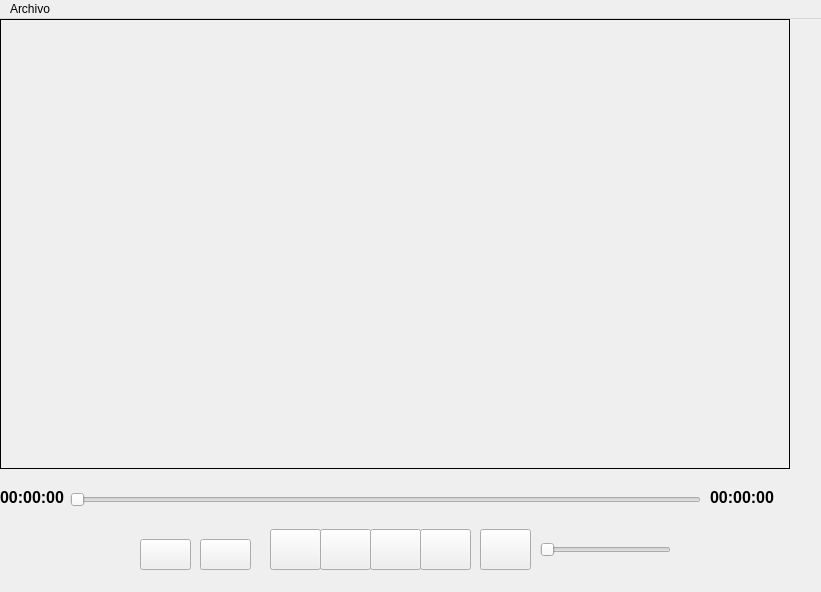
<?xml version="1.0" encoding="UTF-8"?>
<ui version="4.0">
 <class>MainWindow</class>
 <widget class="QMainWindow" name="MainWindow">
  <property name="geometry">
   <rect>
    <x>0</x>
    <y>0</y>
    <width>821</width>
    <height>592</height>
   </rect>
  </property>
  <property name="windowTitle">
   <string>MainWindow</string>
  </property>
  <property name="styleSheet">
   <string notr="true"/>
  </property>
  <widget class="QWidget" name="centralwidget">
   <widget class="QGroupBox" name="groupBox_Video">
    <property name="geometry">
     <rect>
      <x>0</x>
      <y>0</y>
      <width>790</width>
      <height>450</height>
     </rect>
    </property>
    <property name="styleSheet">
     <string notr="true">QGroupBox
{
	border:1px solid black;
}</string>
    </property>
    <property name="title">
     <string/>
    </property>
   </widget>
   <widget class="QPushButton" name="pushButton_Seek_Backward">
    <property name="geometry">
     <rect>
      <x>320</x>
      <y>510</y>
      <width>51</width>
      <height>41</height>
     </rect>
    </property>
    <property name="text">
     <string/>
    </property>
    <property name="autoExclusive">
     <bool>false</bool>
    </property>
   </widget>
   <widget class="QPushButton" name="pushButton_Play_Pause">
    <property name="geometry">
     <rect>
      <x>370</x>
      <y>510</y>
      <width>51</width>
      <height>41</height>
     </rect>
    </property>
    <property name="text">
     <string/>
    </property>
   </widget>
   <widget class="QPushButton" name="pushButton_Stop">
    <property name="geometry">
     <rect>
      <x>270</x>
      <y>510</y>
      <width>51</width>
      <height>41</height>
     </rect>
    </property>
    <property name="text">
     <string/>
    </property>
   </widget>
   <widget class="QPushButton" name="pushButton_Seek_Forward">
    <property name="geometry">
     <rect>
      <x>420</x>
      <y>510</y>
      <width>51</width>
      <height>41</height>
     </rect>
    </property>
    <property name="text">
     <string/>
    </property>
   </widget>
   <widget class="QPushButton" name="pushButton_Volume">
    <property name="geometry">
     <rect>
      <x>480</x>
      <y>510</y>
      <width>51</width>
      <height>41</height>
     </rect>
    </property>
    <property name="text">
     <string/>
    </property>
   </widget>
   <widget class="QSlider" name="horizontalSlider_Volume">
    <property name="geometry">
     <rect>
      <x>540</x>
      <y>520</y>
      <width>131</width>
      <height>22</height>
     </rect>
    </property>
    <property name="orientation">
     <enum>Qt::Orientation::Horizontal</enum>
    </property>
   </widget>
   <widget class="QSlider" name="horizontalSlider_Duration">
    <property name="geometry">
     <rect>
      <x>70</x>
      <y>470</y>
      <width>631</width>
      <height>22</height>
     </rect>
    </property>
    <property name="orientation">
     <enum>Qt::Orientation::Horizontal</enum>
    </property>
   </widget>
   <widget class="QLabel" name="label_current_Time">
    <property name="geometry">
     <rect>
      <x>0</x>
      <y>470</y>
      <width>71</width>
      <height>16</height>
     </rect>
    </property>
    <property name="font">
     <font>
      <pointsize>12</pointsize>
      <bold>true</bold>
     </font>
    </property>
    <property name="text">
     <string>00:00:00</string>
    </property>
   </widget>
   <widget class="QLabel" name="label_Total_Time">
    <property name="geometry">
     <rect>
      <x>710</x>
      <y>470</y>
      <width>71</width>
      <height>16</height>
     </rect>
    </property>
    <property name="font">
     <font>
      <pointsize>12</pointsize>
      <bold>true</bold>
     </font>
    </property>
    <property name="text">
     <string>00:00:00</string>
    </property>
   </widget>
   <widget class="QPushButton" name="pushButton">
    <property name="geometry">
     <rect>
      <x>200</x>
      <y>520</y>
      <width>51</width>
      <height>31</height>
     </rect>
    </property>
    <property name="text">
     <string/>
    </property>
   </widget>
   <widget class="QPushButton" name="pushButton_Random">
    <property name="geometry">
     <rect>
      <x>140</x>
      <y>520</y>
      <width>51</width>
      <height>31</height>
     </rect>
    </property>
    <property name="text">
     <string/>
    </property>
   </widget>
  </widget>
  <widget class="QMenuBar" name="menubar">
   <property name="geometry">
    <rect>
     <x>0</x>
     <y>0</y>
     <width>821</width>
     <height>25</height>
    </rect>
   </property>
   <widget class="QMenu" name="menuSelect_Video_File">
    <property name="title">
     <string>Archivo</string>
    </property>
    <addaction name="actionOpen"/>
   </widget>
   <addaction name="menuSelect_Video_File"/>
  </widget>
  <action name="actionOpen">
   <property name="text">
    <string>Abrir</string>
   </property>
  </action>
 </widget>
 <resources/>
 <connections/>
</ui>
